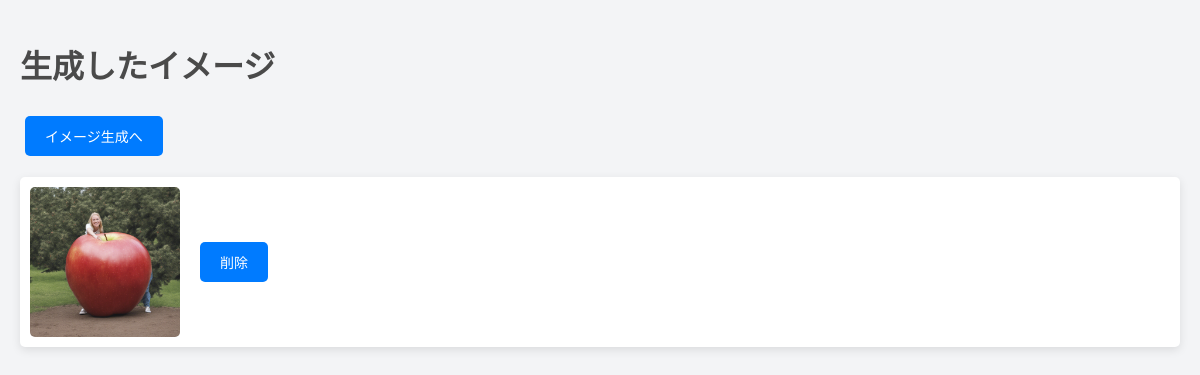
Before: /images/ with the older database file.
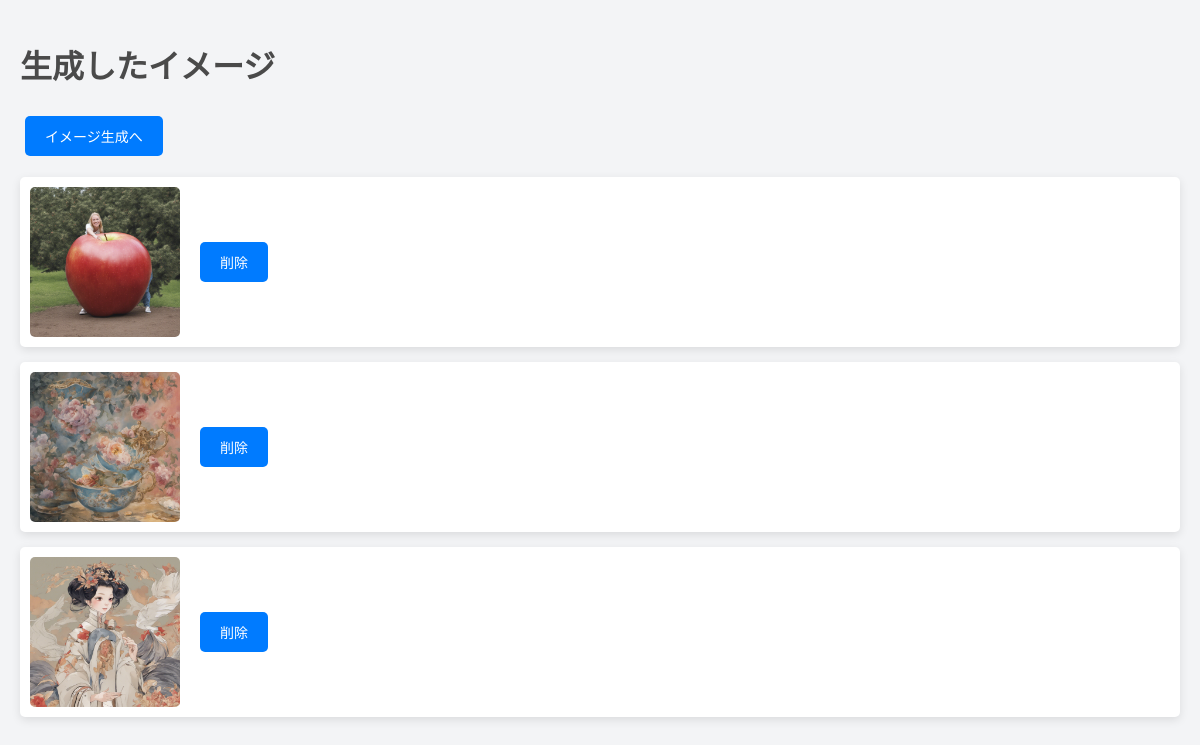
After: the same page with the newer database file.
### stable_ai/models.py (models this page shows)
class UploadedImage(models.Model):
    image = models.ImageField(upload_to='uploaded_images/')

### stable_ai/views.py (the view)
# urls.py: path('images/', views.image_list, name='image_list'),
def image_list(request):
    images =UploadedImage.objects.all()
    return render(request, 'stable_ai/image_list.html', {'images': images})

### stable_ai/templates/stable_ai/image_list.html (shortened to what this page needs)
<!DOCTYPE html>
<html lang="en">
<head>
</head>
<body>
    <h1>生成したイメージ</h1>
    <a href="{% url 'index' %}"><button>イメージ生成へ</button></a>
    <ul>
        {% for img in images %}
        <li>
            <img src="{{ img.image.url }}" alt="Uploaded Image">
            <form action="{% url 'delete_image' img.id %}" method="post" style="display: inline;">
                <button type="submit">削除</button>
            </form>
        </li>
        {% endfor %}
    </ul>
</body>
</html>

### stable_ai/templates/stable_ai/image_list.html (style rules this page uses)
body { font-family: 'Poppins', sans-serif; background-color: #f3f4f6; color: #333; margin: 0; padding: 20px; }
h1 { color: #4a4a4a; font-weight: 600; margin-bottom: 20px; }
button { background-color: #007bff; color: #fff; border: none; padding: 10px 20px; border-radius: 5px; cursor: pointer; font-size: 14px; margin: 5px; transition: background-color 0.3s ease; }
ul { list-style: none; padding: 0; }
li { display: flex; align-items: center; margin-bottom: 15px; background-color: #fff; padding: 10px; border-radius: 5px; box-shadow: 0 3px 10px rgba(0, 0, 0, 0.1); }
img { max-width: 150px; max-height: 150px; object-fit: cover; margin-right: 15px; border-radius: 5px; }

Changed rows visible on the page:
added UploadedImage: image (picture)
added UploadedImage: image (picture)
